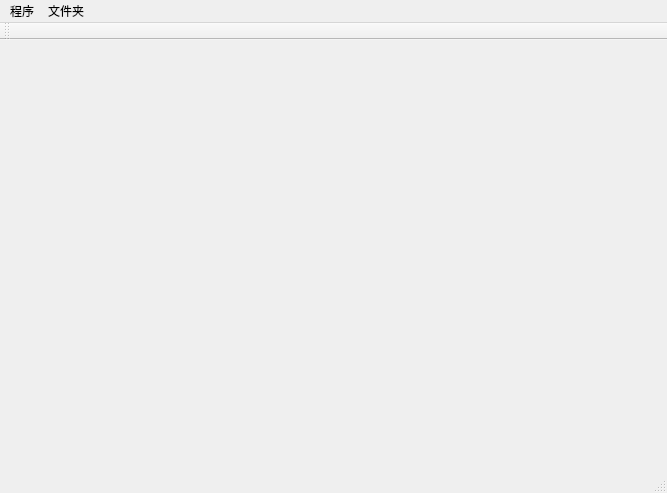
<?xml version="1.0" encoding="UTF-8"?>
<ui version="4.0">
 <class>MainWindow</class>
 <widget class="QMainWindow" name="MainWindow">
  <property name="geometry">
   <rect>
    <x>0</x>
    <y>0</y>
    <width>667</width>
    <height>493</height>
   </rect>
  </property>
  <property name="windowTitle">
   <string>MainWindow</string>
  </property>
  <widget class="QWidget" name="centralWidget"/>
  <widget class="QToolBar" name="mainToolBar">
   <attribute name="toolBarArea">
    <enum>TopToolBarArea</enum>
   </attribute>
   <attribute name="toolBarBreak">
    <bool>false</bool>
   </attribute>
  </widget>
  <widget class="QStatusBar" name="statusBar"/>
  <widget class="QMenuBar" name="menuBar">
   <property name="geometry">
    <rect>
     <x>0</x>
     <y>0</y>
     <width>667</width>
     <height>23</height>
    </rect>
   </property>
   <widget class="QMenu" name="menuOvins">
    <property name="title">
     <string>程序</string>
    </property>
   </widget>
   <widget class="QMenu" name="menu">
    <property name="title">
     <string>文件夹</string>
    </property>
   </widget>
   <addaction name="menuOvins"/>
   <addaction name="menu"/>
  </widget>
 </widget>
 <layoutdefault spacing="6" margin="11"/>
 <resources/>
 <connections/>
</ui>
